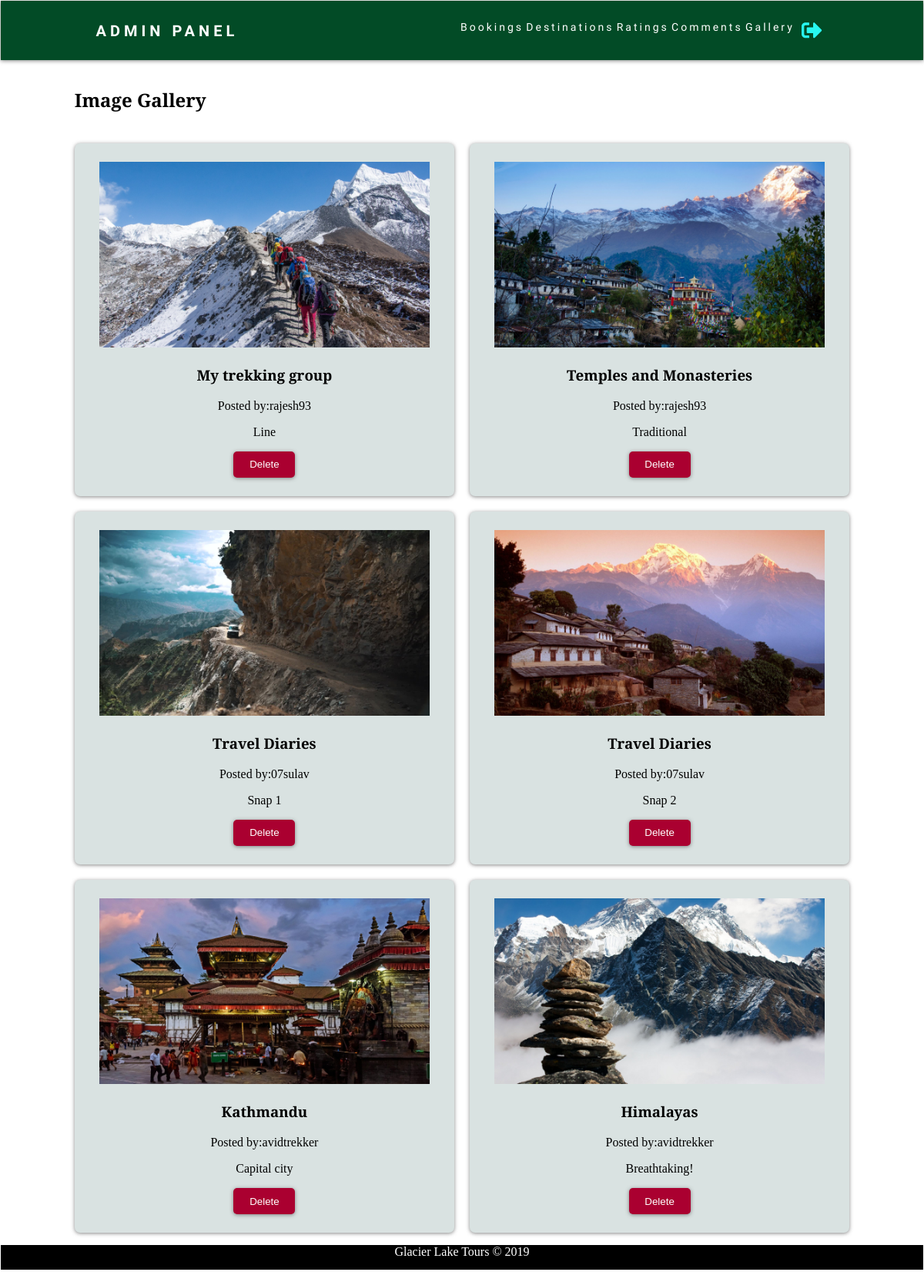
The app's page /adgallery.php (signed in) with its own data.
### tables this page shows
CREATE TABLE `gallery` (
  `gid` int(11) NOT NULL,
  `imgtitle` varchar(128) NOT NULL,
  `imgdesc` varchar(255) NOT NULL,
  `userid` int(11) NOT NULL,
  `imgfile` varchar(255) NOT NULL
);

CREATE TABLE `user` (
  `id` int(11) NOT NULL,
  `username` varchar(128) NOT NULL,
  `email` varchar(128) NOT NULL,
  `password` varchar(128) NOT NULL,
  `profimg` varchar(128) NOT NULL DEFAULT 'userlog.png',
  `level` tinyint(2) NOT NULL DEFAULT '0'
);

### adgallery.php (the view, shortened to what this page needs)
<?php
	include('includes/header3.php');
?>
<!DOCTYPE html>
<html>
<head>
	<link rel="stylesheet" type="text/css" href="css/rstyle.css">
</head>
<body>
	<div class="wrapper">
		<h2>Image Gallery</h2>
		<div class="boxg">
		<?php
			$sql = "SELECT * FROM gallery";
			$result = mysqli_query($connection, $sql);
			while ($row = mysqli_fetch_assoc($result)) {
				$userid = $row['userid'];
				$sql2 = "SELECT * FROM user WHERE id='$userid'";
				$result2 = mysqli_query($connection, $sql2);
				$row2 = mysqli_fetch_assoc($result2);
				$username = $row2['username'];
				$backimg = $row['imgfile'];
				echo "<div class='box'>
				<form method='POST' class='' action=''>
				<div>
				<img src='gallery/".$backimg."' height='100%;' width='100%;'>
				</div>
				<h3>".$row['imgtitle']."</h3>
				<p>Posted by:".$username."</p>
				<p>".$row['imgdesc']."</p>
				<input type='hidden' name='gid' value='".$row['gid']."'>
		        <button type='submit' class='btnx' name='del'>Delete</button>
		        </form>
				</div>
				";
			}
			?>
			</div>
	</div>
</body>
<footer>
			<p>Glacier Lake Tours &copy; 2019</p>
	</footer>
</html>

### css/style.css (style rules this page uses)
body { display: block;; background: white; margin: 1px !important; font-family: 'Alegreya', serif; }
.btnx { background: #aa0030; color: white; padding: 0.6rem 1.3rem; text-decoration: none; border: 0; border-radius: 5px; box-shadow: 0 1px 5px rgba(104, 104, 104, 0.8); cursor: pointer }
img { max-width: 100%; }
.wrapper { margin:1px 8%; display: grid; grid-gap: 20px; }
.boxg { display: grid; grid-gap: 20px; grid-template-columns: repeat(auto-fit, minmax(450px, 1fr)); }
.box { background: #d9e2e1; text-align: center; padding: 1.5rem 2rem; box-shadow: 0 1px 5px rgba(104, 104, 104, 0.8); border-radius: 7px; }
footer { background: black; color: white; }
footer p { text-align: center; height: 2rem; }

### records on screen
gallery: imgfile (picture), imgtitle "My trekking group", userid.username "rajesh93", imgdesc "Line"
gallery: imgfile (picture), imgtitle "Temples and Monasteries", userid.username "rajesh93", imgdesc "Traditional"
gallery: imgfile (picture), imgtitle "Travel Diaries", userid.username "07sulav", imgdesc "Snap 1"
gallery: imgfile (picture), imgtitle "Travel Diaries", userid.username "07sulav", imgdesc "Snap 2"
gallery: imgfile (picture), imgtitle "Kathmandu", userid.username "avidtrekker", imgdesc "Capital city"
gallery: imgfile (picture), imgtitle "Himalayas", userid.username "avidtrekker", imgdesc "Breathtaking!"
